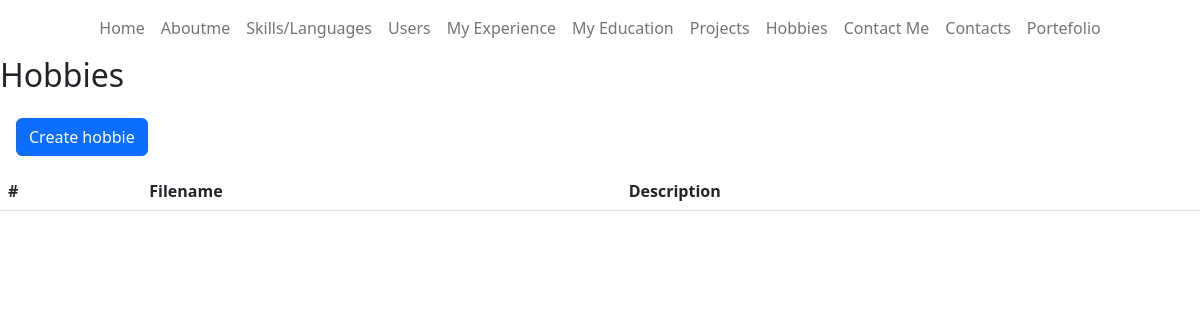
/CMS/pages/hobbies/read.php, run on an earlier commit of the app's database.
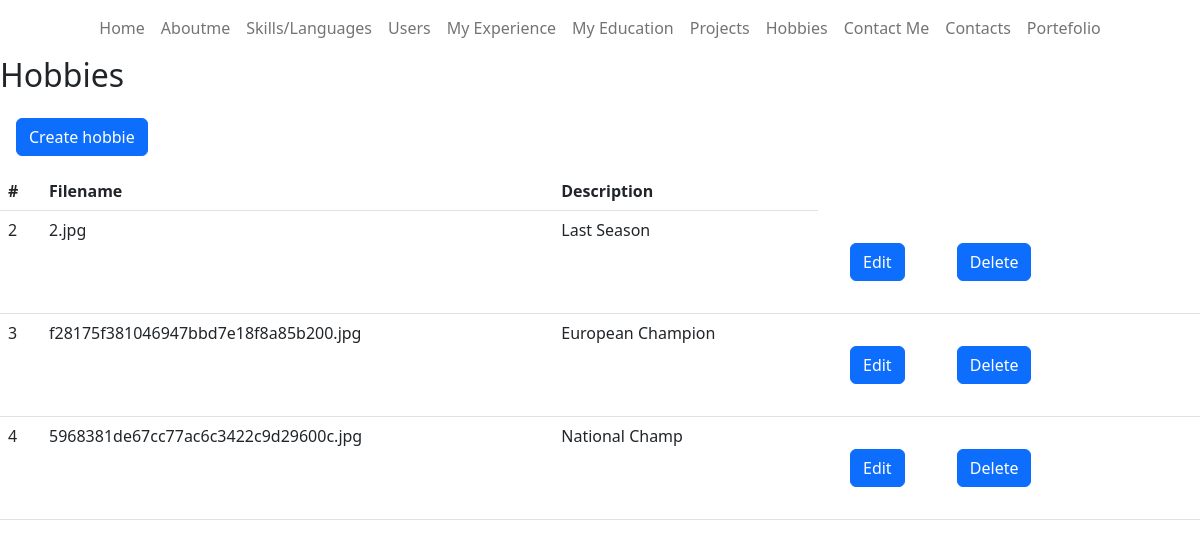
And on a later commit of the database.
### tables this page shows
CREATE TABLE `hobbies` (
  `id` int(11) NOT NULL,
  `filename` varchar(100) NOT NULL,
  `description` varchar(100) NOT NULL
);

### CMS/pages/hobbies/read.php (the view, shortened to what this page needs)
<?php
$pdo = pdo_connect_mysql();
$page = isset($_GET['page']) && is_numeric($_GET['page']) ? (int)$_GET['page'] : 1;
$records_per_page = 20;
$stmt = $pdo->prepare('SELECT * FROM hobbies ORDER BY id LIMIT :current_page, :record_per_page');
$stmt->bindValue(':current_page', ($page-1)*$records_per_page, PDO::PARAM_INT);
$stmt->bindValue(':record_per_page', $records_per_page, PDO::PARAM_INT);
$stmt->execute();
$hobbies = $stmt->fetchAll(PDO::FETCH_ASSOC);
?>
<div class="content read">
<?php
require_once "../../navbars/navbaradmin.php";
?>
	<h2>Hobbies</h2>
    <button onclick="window.location.href='./create.php'" class="create-language btn btn-primary m-3">Create hobbie</button>
	<table class="table">
        <thead>
            <tr>
                <th>#</th>
                <th>Filename</th>
                <th>Description</th>
            </tr>
        </thead>
        <tbody>
            <?php foreach ($hobbies as $hobbie): ?>
            <tr>
                <td><?=$hobbie['id']?></td>
                <td><?=$hobbie['filename']?></td>
                <td><?=$hobbie['description']?></td>
                <td class="actions">
                <?php echo "<a href=\"update.php?id={$hobbie['id']}\" class=\"edit\"><button type='button' class='btn btn-primary m-4'>Edit</button></a>"?>
                <?php echo "<a href=\"delete.php?id={$hobbie['id']}\" class=\"trash\"><button type='button' class='btn btn-primary m-4'>Delete</button> </a>"?>
                </td>
            </tr>
            <?php endforeach; ?>
        </tbody>
    </table>
</div>

What changed in the data, as far as the page shows it:
added hobbies: id "2", filename "2.jpg", description "Last Season"
added hobbies: id "3", filename "f28175f381046947bbd7e18f8a85b200.jpg", description "European Champion"
added hobbies: id "4", filename "5968381de67cc77ac6c3422c9d29600c.jpg", description "National Champ"
